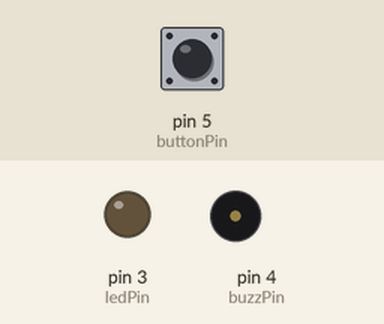
A sketch run on a simulated Arduino Uno, built with avr-gcc and run on an emulated ATmega328P. On the bench: output pins drawn as LEDs (lit = HIGH), buzzer (waves = sounding). Dashed ring = blinking. The test bench sets the inputs (shaded band); at power-on: pin 5 (buttonPin) LOW. What the sketch prints to the serial monitor is not drawn.

Above: at 1.2 s.
1.3 s: pin 5 (buttonPin) pulled HIGH for 0.15 s
At 1.37 s:
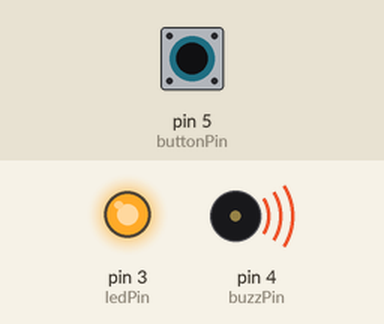
2.9 s: pin 5 (buttonPin) pulled HIGH for 1 s
At 5.0 s:
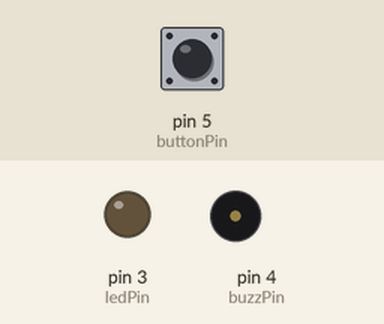
6.2 s: pin 5 (buttonPin) pulled HIGH for 3.2 s
At 6.7 s:
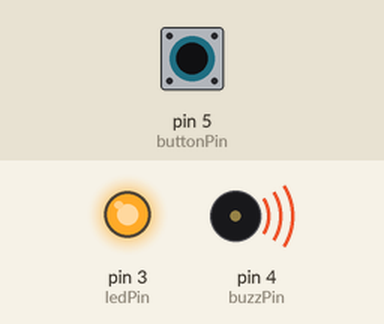
10.9 s: pin 5 (buttonPin) pulsed HIGH 2 times (0.12 s each, 0.3 s apart)
At 10.96 s:
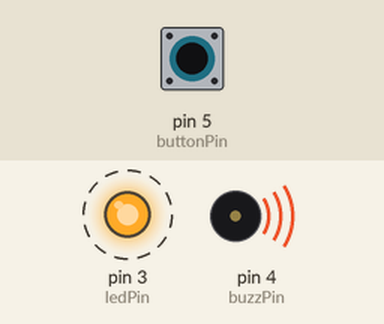
13.6 s: pin 5 (buttonPin) pulsed HIGH 5 times (0.12 s each, 0.3 s apart)
At 15.3 s:
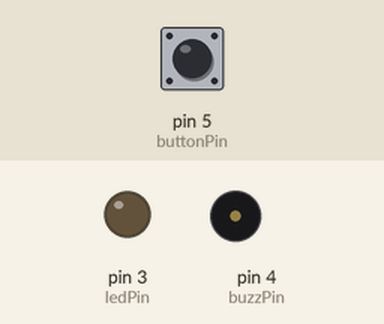
Timing chart, 0 to 16.8 s (numbered marks = the images above; inputs shaded):
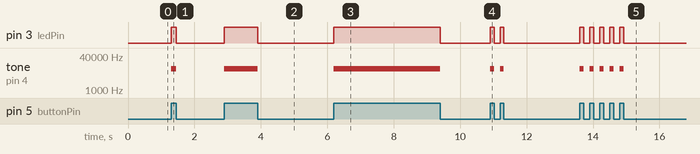

The sketch:

zad7.ino
```cpp
byte ledPin = 3;
byte buzzPin = 4;
byte buttonPin = 5;
int current, prev = LOW;

#define DOT_DURATION  115
#define EPS 10

String morse = "_etianmsurwdkgohvf_l_pjbxcy2q__54_3___2_______16_______7___8_90";
String currentLetter = "";
unsigned long lastSignalChange = millis();
unsigned long signalTime;

//ala ma kota  =>  .-  .-..  .-     --  .-     -.-  ---  -  .-
// arduino => .-  .-.  -..  ..-  ..  -.  ---

void setup()
{
  Serial.begin(9600);
  pinMode(ledPin,OUTPUT);
  pinMode(buzzPin,OUTPUT);
  pinMode(buttonPin,INPUT);
}

void loop()
{
  current = digitalRead(buttonPin);
  if(current == HIGH)
  {
    tone(buzzPin, 10000);
    digitalWrite(ledPin, HIGH);
  }
  else
  {
    noTone(buzzPin);
    digitalWrite(ledPin, LOW);
  }

  signalTime = millis() - lastSignalChange;

  if(currentLetter != "" && current == LOW && signalTime >= 7*DOT_DURATION)
  {
    Serial.write(morseToChar(currentLetter));
    currentLetter = "";
    Serial.write(' ');
  }

  if(current != prev && signalTime > EPS) //button state changed
  {
    lastSignalChange = millis();
    if(prev == HIGH)
    {
      if(signalTime <= 2*DOT_DURATION)
        currentLetter += ".";
      else
        currentLetter += "-";
    }
    else if(signalTime > 2*DOT_DURATION + 50 && signalTime < 7*DOT_DURATION)
    {
      Serial.write(morseToChar(currentLetter));
      currentLetter = "";
    }
  }

  prev = current;
}

char morseToChar(String str)
{
  int index = 0;
  for(int i = 0; i < str.length(); ++i)
  {
    index = str[i] == '.' ? (index*2 + 1) : (index*2 + 2);
  }
  if(index > morse.length())
    return '?';
  return morse[index];
}
```

Measured:
- after the input at 1.3 s, pin 3 (ledPin): LOW → HIGH at once, → LOW 0.15 s later; tone on pin 4 (buzzPin): silent → 10000 Hz at once, → silent 0.15 s later
- after the input at 2.9 s, pin 3 (ledPin): LOW → HIGH at once, → LOW 1.0 s later; tone on pin 4 (buzzPin): silent → 10000 Hz at once, → silent 1.0 s later
- after the input at 6.2 s, pin 3 (ledPin): LOW → HIGH at once, → LOW 3.2 s later; tone on pin 4 (buzzPin): silent → 10000 Hz at once, → silent 3.2 s later
- after the input at 10.9 s, pin 3 (ledPin): alternates HIGH for 0.12 s and LOW for 0.18 s, 4 changes in all, then stays LOW, starting at once; tone on pin 4 (buzzPin): alternates 10000 Hz for 0.12 s and silent for 0.18 s, 4 changes in all, then stays silent, starting at once
- after the input at 13.6 s, pin 3 (ledPin): alternates HIGH for 0.12 s and LOW for 0.18 s, 10 changes in all, then stays LOW, starting at once; tone on pin 4 (buzzPin): alternates 10000 Hz for 0.12 s and silent for 0.18 s, 10 changes in all, then stays silent, starting at once
